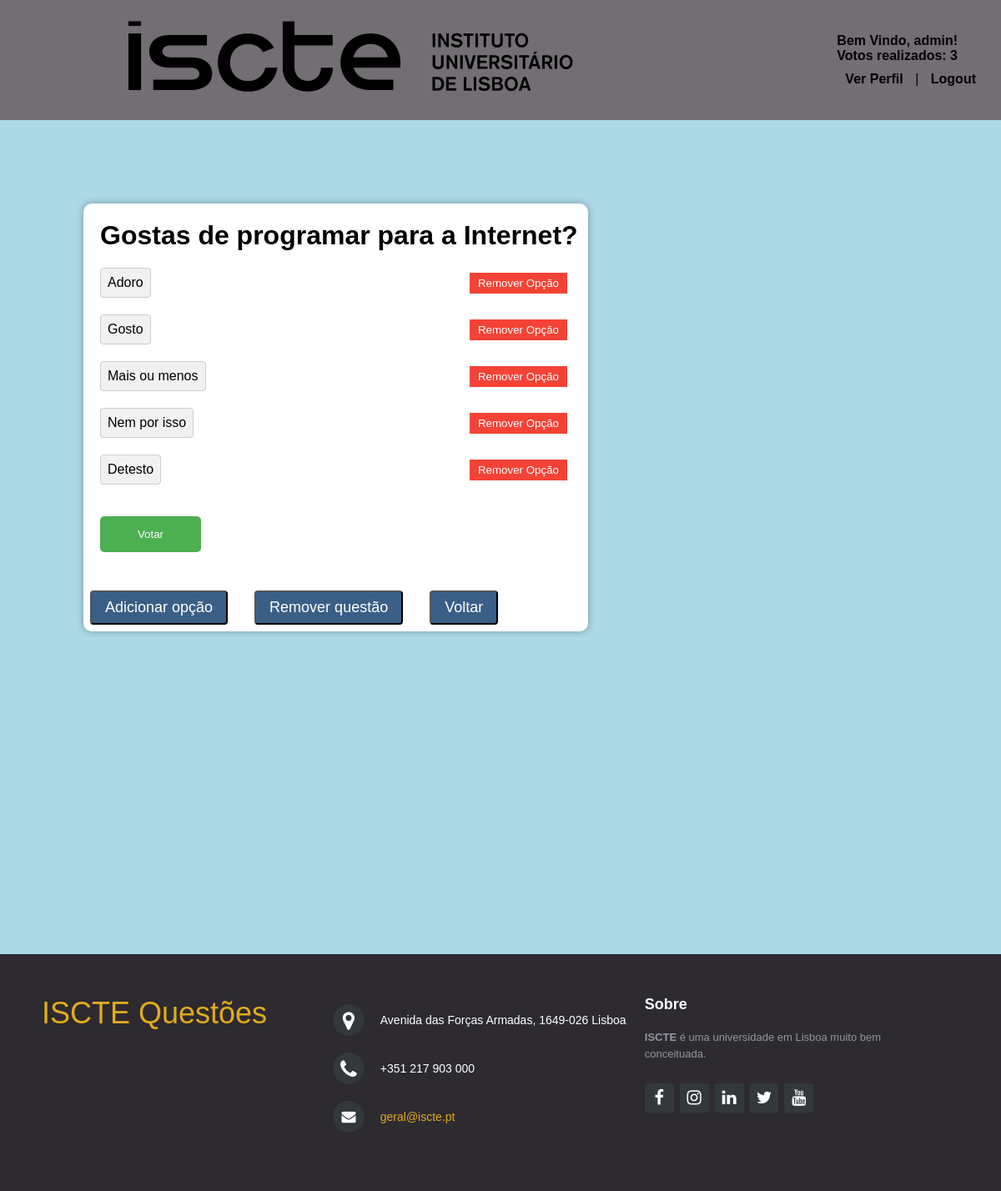
The app's page /votacao/2 (signed in) with its own data.
### votacao/models.py (models this page shows, shortened)
class Aluno(models.Model):
    user =models.OneToOneField(User,on_delete=models.CASCADE)
    curso=models.CharField(max_length=100)

class Questao(models.Model):
    questao_texto=models.CharField(max_length=200)
    pub_data=models.DateTimeField('data de publicacao')

class Opcao(models.Model):
    questao = models.ForeignKey(Questao, on_delete=models.CASCADE)
    opcao_texto = models.CharField(max_length=200)
    votos = models.IntegerField(default=0)
    alunos = models.ManyToManyField(Aluno, through='Voto')

### votacao/views.py (the view)
# urls.py: path("<int:questao_id>", views.detalhe, name='detalhe'),
def detalhe(request, questao_id):
    questao = get_object_or_404(Questao, pk=questao_id)
    return render(request, 'votacao/detalhe.html',{'questao': questao})

### votacao/templates/votacao/detalhe.html (shortened to what this page needs)
{% extends 'votacao/index.html' %}
{% block content %}
    <div class="container-questions">
        <h1 class="title">{{ questao.questao_texto }} </h1>
        {% block controls_&_options %}
        <form action="{% url 'votacao:voto' questao.id %}"
              method="post">
           {% for opcao in questao.opcao_set.all %}
<div class="option-row">
    <div class="option-container">
        <label for="opcao{{ forloop.counter }}">
            {{ opcao.opcao_texto }}
        </label>
    </div>
    {% if request.user.is_staff %}
    <a href="{% url 'votacao:remover_opcao' questao.id opcao.id %}">
        <button class="button-remover-opcao"> Remover Opção</button>
    </a>
    {% endif %}
</div>
{% endfor %}
            <br>
            {% if user.is_authenticated %}
            <input type="submit" value="Votar"/>
            {% else %}
            <p>Faça login para votar. </p>
            {% endif %}
        </form>
        <br>
         <div class="button-container" style="text-align: center;">
        {% if request.user.is_staff%}
            <a href="{% url 'votacao:criaropcao' questao.id %}">
                <button class="action-btn"> Adicionar opção</button>
            </a>
            <br>
            <br>
            <a href="{% url 'votacao:remover_questao' questao.id %}">
                <button class="action-btn"> Remover questão</button>
            </a>
            {% endif %}
            <br>
            <br>
            <a href="{% url 'votacao:index' %}">
                <button class="action-btn"> Voltar</button>
            </a>
      </div>
        {% endblock %}
    </div>
{% endblock %}

### votacao/templates/votacao/index.html (shortened to what this page needs)
<!DOCTYPE html>
<html lang="en">
<head>
    {% load static %}
    <link rel="stylesheet" href="http://maxcdn.bootstrapcdn.com/font-awesome/4.2.0/css/font-awesome.min.css">
    <link rel="stylesheet" type="text/css" href="{% static 'votacao/style.css' %}"/>
</head>
<body>
<div class="nav-menu">
    <nav>
        {% load static %}
        <h2>
            <img src="{% static 'media/isctelogo.png' %}">
        </h2>
        <ul>
            {% if user.is_authenticated %}
            <h4>Bem Vindo, {{ user.username }}!</h4>
            <h4>Votos realizados: {{ user.aluno.opcao_set.count }}</h4>
            <li><a href="{% url 'votacao:perfil'  %}">Ver Perfil</a></li>
            |
            <li><a href="{% url 'votacao:logout' %}">Logout</a></li>
        </ul>
    </nav>
</div>
{% endif %}
<div class="content">
    {% block content %}{% endblock %}
</div>
<footer class="footer-distributed">
    <div class="footer-left">
        <h3><span>ISCTE Questões</span></h3>
    </div>
    <div class="footer-center">
        <div>
            <i class="fa fa-map-marker"></i>
            <p>Avenida das Forças Armadas, 1649-026 Lisboa</p>
        </div>
        <div>
            <i class="fa fa-phone"></i>
            <p>+351 217 903 000</p>
        </div>
        <div>
            <i class="fa fa-envelope"></i>
            <p><a href="mailto:geral@iscte.pt">geral@iscte.pt</a></p>
        </div>
    </div>
    <div class="footer-right">
        <p class="footer-company-about">
            <span>Sobre</span>
            <strong>ISCTE</strong> é uma universidade em Lisboa muito bem conceituada.
        </p>
        <div class="footer-icons">
            <a href="https://www.facebook.com/ISCTEIUL"><i class="fa fa-facebook"></i></a>
            <a href="https://www.instagram.com/iscte_iul/"><i class="fa fa-instagram"></i></a>
            <a href="https://www.linkedin.com/school/iscte/?originalSubdomain=pt"><i class="fa fa-linkedin"></i></a>
            <a href="https://twitter.com/iscteiul"><i class="fa fa-twitter"></i></a>
            <a href="https://www.youtube.com/user/iultv"><i class="fa fa-youtube"></i></a>
        </div>
    </div>
</footer>
</body>
</html>

### votacao/static/votacao/style.css (style rules this page uses)
* { padding: 0; margin: 0; box-sizing: border-box; font-family: 'Josefin Sans', sans-serif;< }
.nav-menu { padding-bottom: 30px; width: 100%; background-color: #726E73 }
nav ul li { list-style-type: none; display: inline-block; padding: 10px 20px; }
nav ul li a { color: black; text-decoration: none; font-weight: bold; }
nav { display: flex; align-items: center; justify-content: space-between; padding-top: 40px; padding-left: 10%; padding-right: 20px; }
nav ul li { list-style-type: none; display: inline-block; padding: 10px; }
h2 { font-size: 1.5em; height: 60px; text-align: center; display: flex; align-items: center; padding-bottom: 20px; }
img { position: relative; }
.content { background-color: #ADD8E6; height: 1000px; padding-top: 100px; padding-left: 100px; display: center; }
.container-questions { max-width:55%; background-color: #ffffff; border-radius: 10px; box-shadow: 0 0 10px rgba(0, 0, 0, 0.3); }
.title { padding-top: 20px; padding-left: 20px; }
.option-container { display: flex; align-items: center; }
.option-row { display: flex; align-items: center; justify-content: space-between; margin: 20px; }
.option-container label { background-color: #f1f1f1; padding: 8px; border: 1px solid #ccc; cursor: pointer; border-radius: 4px; }
.action-btn { font-family: 'Arial', sans-serif; font-size: 18px; color: #ffffff; text-decoration: none; padding: 8px 16px; border-radius: 4px; background-color: #3a5f87; margin: 8px; display: inline-block; transition: all 0.3s ease; }
.button-container { display: flex; justify-content: left; flex-wrap: wrap; gap: 8px; }
.button-remover-opcao { background-color: #f44336; color: #fff; border: none; cursor: pointer; padding: 5px 10px; margin-left: 10px; margin-right: 5px; }
.footer-distributed { background-color: #2d2a30; box-sizing: border-box; width: 100%; text-align: left; font: bold 16px sans-serif; padding: 50px 50px 60px 50px; margin-top: 80px; }
.footer-distributed .footer-left, .footer-distributed .footer-center, .footer-distributed .footer-right { display: inline-block; vertical-align: top; }
.footer-distributed .footer-left { width: 30%; }
.footer-distributed h3 { color: #ffffff; font: normal 36px 'Cookie', cursive; margin: 0; }
.footer-distributed h3 span { color: #e0ac1c; }
.footer-distributed { color: #8f9296; font-size: 14px; font-weight: normal; margin: 0; }
.footer-distributed .footer-center { width: 35%; }
.footer-distributed .footer-center i { background-color: #33383b; color: #ffffff; font-size: 25px; width: 38px; height: 38px; border-radius: 50%; text-align: center; line-height: 42px; margin: 10px 15px; vertical-align: middle; }
.footer-distributed .footer-center i.fa-envelope { font-size: 17px; line-height: 38px; }
.footer-distributed .footer-center p { display: inline-block; color: #ffffff; vertical-align: middle; margin: 0; }
.footer-distributed .footer-center p a { color: #e0ac1c; text-decoration: none; ; }
.footer-distributed .footer-right { width: 30%; }
.footer-distributed .footer-company-about { line-height: 20px; color: #92999f; font-size: 13px; font-weight: normal; margin: 0; }
.footer-distributed .footer-company-about span { display: block; color: #ffffff; font-size: 18px; font-weight: bold; margin-bottom: 20px; }
.footer-distributed .footer-icons { margin-top: 25px; }
.footer-distributed .footer-icons a { display: inline-block; width: 35px; height: 35px; cursor: pointer; background-color: #33383b; border-radius: 2px; font-size: 20px; color: #ffffff; text-align: center; line-height: 35px; margin-right: 3px; margin-bottom: 5px; }
input[type="submit"] { width: 20%; background-color: #4CAF50; color: white; padding: 14px 10px; margin-bottom: 20px; margin-left: 20px; border: none; border-radius: 5px; cursor: pointer; }

### records on screen
Questao: questao_texto "Gostas de programar para a Internet?"
Opcao: opcao_texto "Adoro"
Opcao: opcao_texto "Gosto"
Opcao: opcao_texto "Mais ou menos"
Opcao: opcao_texto "Nem por isso"
Opcao: opcao_texto "Detesto"

### other values on screen
{{ user.username }} "admin"
{{ user.aluno.opcao_set.count }} "3"
